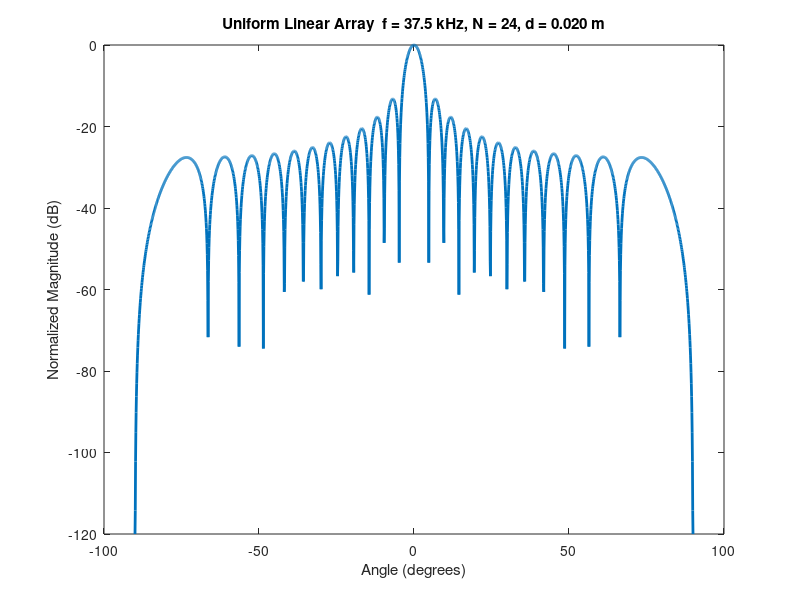

This figure's MATLAB source: (Note: this script raises an error after producing the figure.)
% Homework 2 example script
% SD2709 Underwater Technology
% Homework: Module 2
% Sensors and Underwater Acoustics
% Author: [Axel Magnusson]
% Date: [2025-09-09]

% MATLAB version of the Python script
% Constants (Task 2 values)
v = 1500;           % Speed of sound in water in m/s
f = 37.5e3;         % Frequency in Hz
lambda = v / f;     % Wavelength in meters
k = 2 * pi / lambda; % Wave number

% Array design for Task 2
d = lambda/2;       % Element spacing
N = 24;             % Number of elements
D = (N-1)*d;        % Aperture length

% Angle range for beam pattern
theta = linspace(-pi/2, pi/2, 2001);  % Angle from -pi/2 to pi/2


% Beam pattern (uniform linear array, broadside)
psi = k * d * sin(theta);
beam_pattern = ones(size(theta));
idx = abs(psi) > 1e-12;
beam_pattern(idx) = sin(N*psi(idx)/2) ./ (N*sin(psi(idx)/2));

% Normalizing the beam pattern and converting to dB
beam_pattern_normalized = abs(beam_pattern) / max(abs(beam_pattern));
normalized_power_db = 20 * log10(max(beam_pattern_normalized, 1e-6)); % floor avoids -Inf
peak_power_db = max(normalized_power_db);
half_power_db = peak_power_db - 3;

% Plotting the beam pattern
figure('Position', [100, 100, 1000, 600]);
plot(rad2deg(theta), normalized_power_db, 'LineWidth', 2);
title(sprintf('Uniform Linear Array  f = %.1f kHz, N = %d, d = %.3f m', f/1e3, N, d));
xlabel('Angle (degrees)');
ylabel('Normalized Magnitude (dB)');
hold on;
yline(peak_power_db, 'r--', 'Peak Power', 'LabelVerticalAlignment', 'bottom');
yline(half_power_db, 'g--', 'Half Power (-3 dB)', 'LabelVerticalAlignment', 'bottom');

grid on;
ylim([-40, 1]);   % Display down to -40 dB
xlim([-90, 90]);  % Limit the x-axis from -90 to 90 degrees
hold off;
